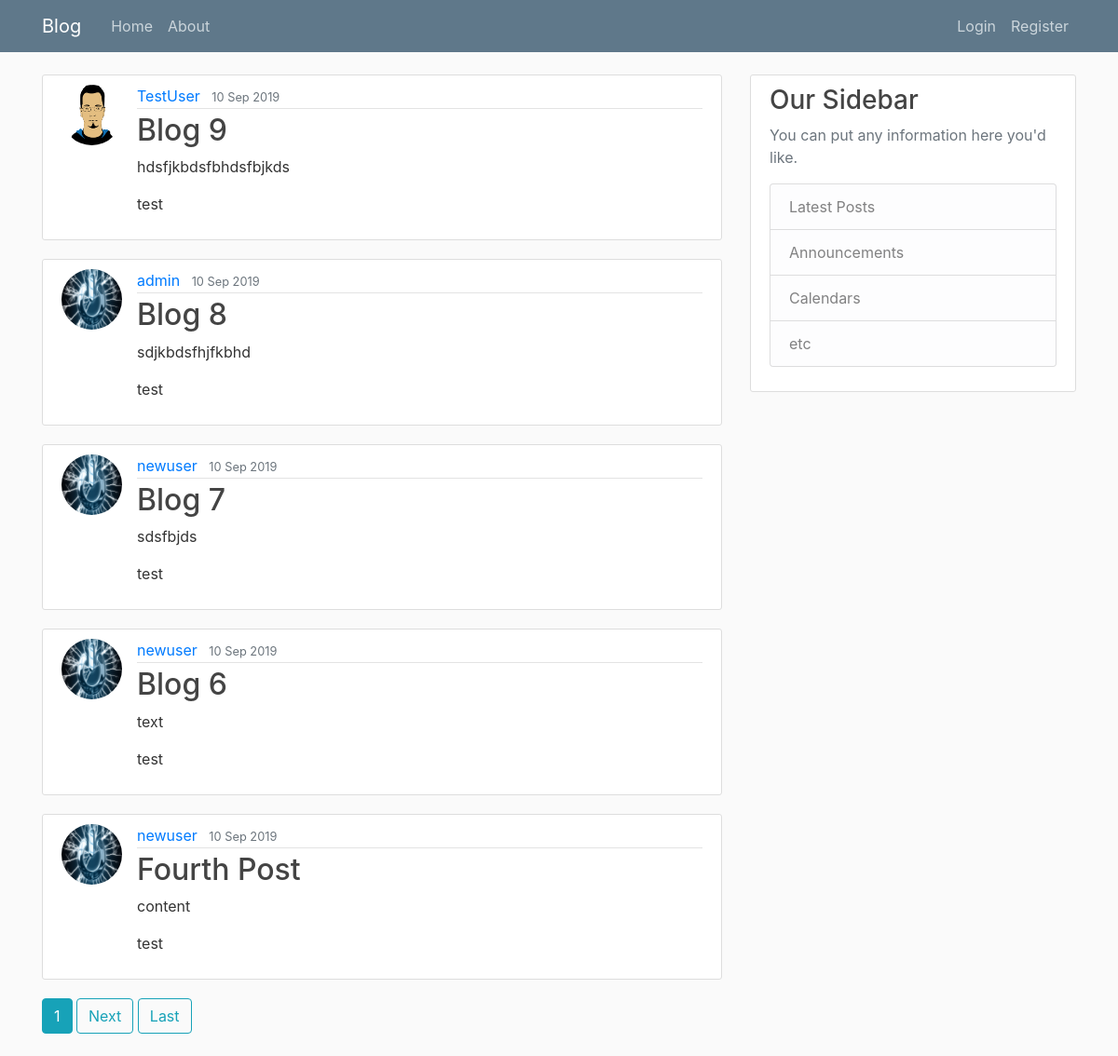
Screenshot of /blog/ with the database file from the repository.
### Blog/models.py (models this page shows, shortened)
class Post(models.Model):
    title = models.CharField(max_length=80, unique=True)
    slug = models.SlugField(default='', max_length=80)
    content = models.TextField()
    tags = models.CharField(max_length=80, blank=True)
    date_posted = models.DateTimeField(default=timezone.now)
    last_updated = models.DateTimeField(auto_now=True)
    author = models.ForeignKey(User, null=True, on_delete=models.SET_NULL)
    publish = models.BooleanField(default=False)

### Users/models.py (models this page shows, shortened)
class Profile(models.Model):
    user = models.OneToOneField(User, on_delete=models.CASCADE)
    bio = models.CharField(null=True, max_length=140)
    image = models.ImageField(default='default.jpg', upload_to='profile_pics')

### Blog/views.py (the view)
# urls.py: path('', PostListView.as_view(), name='home'),
class PostListView(ListView):
    template_name = 'Blog/home.html'   # <app>/<model>_<viewtype>.html
    context_object_name = 'posts'
    queryset = Post.objects.filter(publish=True)
    ordering = ['-date_posted']
    paginate_by = 5

### Blog/templates/Blog/home.html (shortened to what this page needs)
{% extends "Blog/base.html" %}
{% block content %}
{% for post in posts %}
<article class="media content-section">
    <img class="rounded-circle article-img" src="{{ post.author.profile.image.url }}">
    <div class="media-body">
        <div class="article-metadata">
            <a class="mr-2" href="{% url 'Blog:user-posts' post.author.username %}">{{ post.author }}</a>
            <small class="text-muted">{{ post.date_posted|date:"j M Y" }}</small>
        </div>
        <h2><a class="article-title" href="{% url 'Blog:post-detail' post.slug %}">{{ post.title }}</a></h2>
        <p class="article-content">{{ post.content }}</p>
        <p class="article-tags">{{ post.tags }}</p>
    </div>
</article>
{% endfor %}
{% if is_paginated %}
    {% for num in page_obj.paginator.page_range %}
        {% if page_obj.number == num %}
        <a class="btn btn-info mb-4" href="?page={{num}}">{{num}}</a>
        {% elif num > obj.page_obj.number|add:'-3' and num > obj.page_obj.number|add:'3' %}
            <a class="btn btn-outline-info mb-4" href="?page={{num}}">{{num}}</a>
        {% endif %}
    {% endfor %}
    {% if page_obj.has_next %}
        <a class="btn btn-outline-info mb-4" href="?page={{ page_obj.next_page_number }}">Next</a>
        <a class="btn btn-outline-info mb-4" href="?page={{ page_obj.paginator.num_pages }}">Last</a>
    {% endif %}
{% endif %}
{% endblock content %}

### Blog/static/Blog/main.css (style rules this page uses)
body { background: #fafafa; color: #333333; margin-top: 5rem; }
h1, h2, h3, h4, h5, h6 { color: #444444; }
.content-section { background: #ffffff; padding: 10px 20px; border: 1px solid #dddddd; border-radius: 3px; margin-bottom: 20px; }
.article-title { color: #444444; }
.article-content { white-space: pre-line; }
.article-img { height: 65px; width: 65px; margin-right: 16px; }
.article-metadata { padding-bottom: 1px; margin-bottom: 4px; border-bottom: 1px solid #e3e3e3 }

### rows the page displays
Post: author.profile.image (picture), author "TestUser", date_posted "10 Sep 2019", title "Blog 9", content "hdsfjkbdsfbhdsfbjkds", tags "test"
Post: author.profile.image (placeholder picture), author "admin", date_posted "10 Sep 2019", title "Blog 8", content "sdjkbdsfhjfkbhd", tags "test"
Post: author.profile.image (placeholder picture), author "newuser", date_posted "10 Sep 2019", title "Blog 7", content "sdsfbjds", tags "test"
Post: author.profile.image (placeholder picture), author "newuser", date_posted "10 Sep 2019", title "Blog 6", content "text", tags "test"
Post: author.profile.image (placeholder picture), author "newuser", date_posted "10 Sep 2019", title "Fourth Post", content "content", tags "test"

### other values shown
{{ num }} "1"
